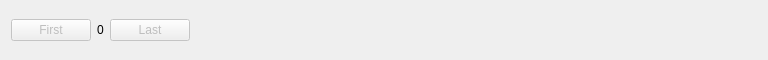
<?xml version="1.0" encoding="UTF-8"?>
<ui version="4.0">
 <class>VideoControlSimple</class>
 <widget class="QWidget" name="VideoControlSimple">
  <property name="geometry">
   <rect>
    <x>0</x>
    <y>0</y>
    <width>768</width>
    <height>60</height>
   </rect>
  </property>
  <property name="windowTitle">
   <string>VideoControlWidget</string>
  </property>
  <layout class="QHBoxLayout" name="horizontalLayout">
   <item>
    <widget class="QPushButton" name="_firstButton">
     <property name="enabled">
      <bool>false</bool>
     </property>
     <property name="text">
      <string>First</string>
     </property>
    </widget>
   </item>
   <item>
    <widget class="QLabel" name="_framLabel">
     <property name="text">
      <string>0</string>
     </property>
    </widget>
   </item>
   <item>
    <widget class="QPushButton" name="_lastButton">
     <property name="enabled">
      <bool>false</bool>
     </property>
     <property name="text">
      <string>Last</string>
     </property>
    </widget>
   </item>
   <item>
    <spacer name="horizontalSpacer">
     <property name="orientation">
      <enum>Qt::Horizontal</enum>
     </property>
     <property name="sizeHint" stdset="0">
      <size>
       <width>193</width>
       <height>20</height>
      </size>
     </property>
    </spacer>
   </item>
  </layout>
 </widget>
 <resources/>
 <connections>
  <connection>
   <sender>_firstButton</sender>
   <signal>clicked()</signal>
   <receiver>VideoControlSimple</receiver>
   <slot>close()</slot>
   <hints>
    <hint type="sourcelabel">
     <x>193</x>
     <y>29</y>
    </hint>
    <hint type="destinationlabel">
     <x>472</x>
     <y>29</y>
    </hint>
   </hints>
  </connection>
  <connection>
   <sender>_lastButton</sender>
   <signal>clicked()</signal>
   <receiver>VideoControlSimple</receiver>
   <slot>close()</slot>
   <hints>
    <hint type="sourcelabel">
     <x>595</x>
     <y>29</y>
    </hint>
    <hint type="destinationlabel">
     <x>472</x>
     <y>29</y>
    </hint>
   </hints>
  </connection>
 </connections>
</ui>
